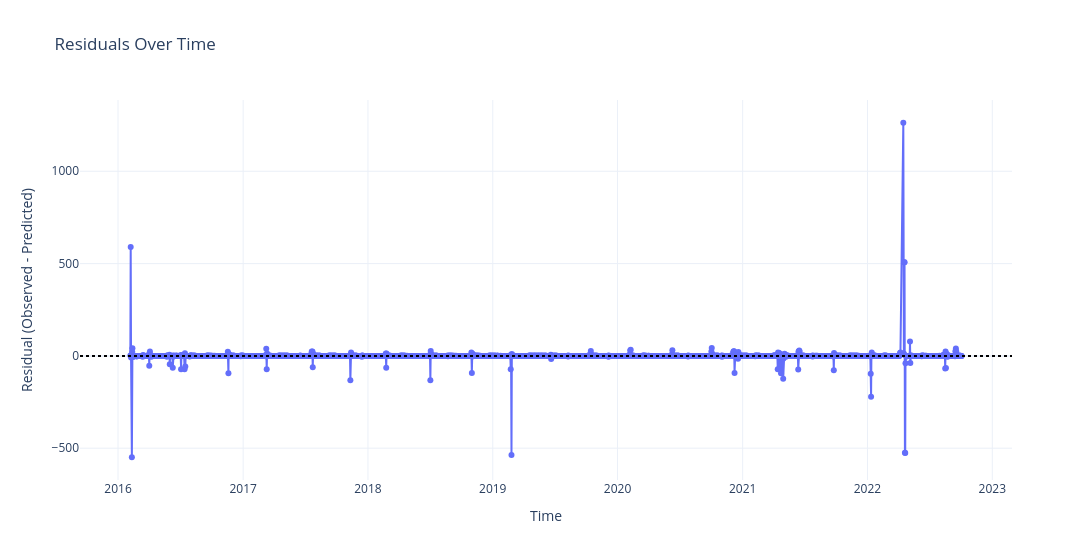

The notebook cell saved with this chart:
### Markdown cell above
### Plot residuals over time

### Code cell
fig = go.Figure()

fig.add_trace(go.Scatter(
    x=df_result.index,
    y=df_result["residuals"],
    mode='lines+markers',
    name='Residuals'
))

fig.add_hline(y=0, line_dash="dot", line_color="black")

fig.update_layout(
    title='Residuals Over Time',
    xaxis_title='Time',
    yaxis_title='Residual (Observed - Predicted)',
    template='plotly_white',
    width= 1400
)

fig.show()

### Figure 1 — Plotly figure (JSON) as saved in the notebook; plotly's stock layout.template omitted (floating-point values rounded to 4 significant figures; data arrays with more than 128 entries replaced by an {"elided": "..."} marker saying what was removed)
{"data": [{"mode": "lines+markers", "name": "Residuals", "type": "scatter", "x": {"elided": "2407 str values"}, "y": {"elided": "2407 float values"}}], "layout": {"shapes": [{"line": {"color": "black", "dash": "dot"}, "type": "line", "x0": 0, "x1": 1, "xref": "x domain", "y0": 0, "y1": 0, "yref": "y"}], "title": {"text": "Residuals Over Time"}, "width": 1400, "xaxis": {"title": {"text": "Time"}}, "yaxis": {"title": {"text": "Residual (Observed - Predicted)"}}}}
